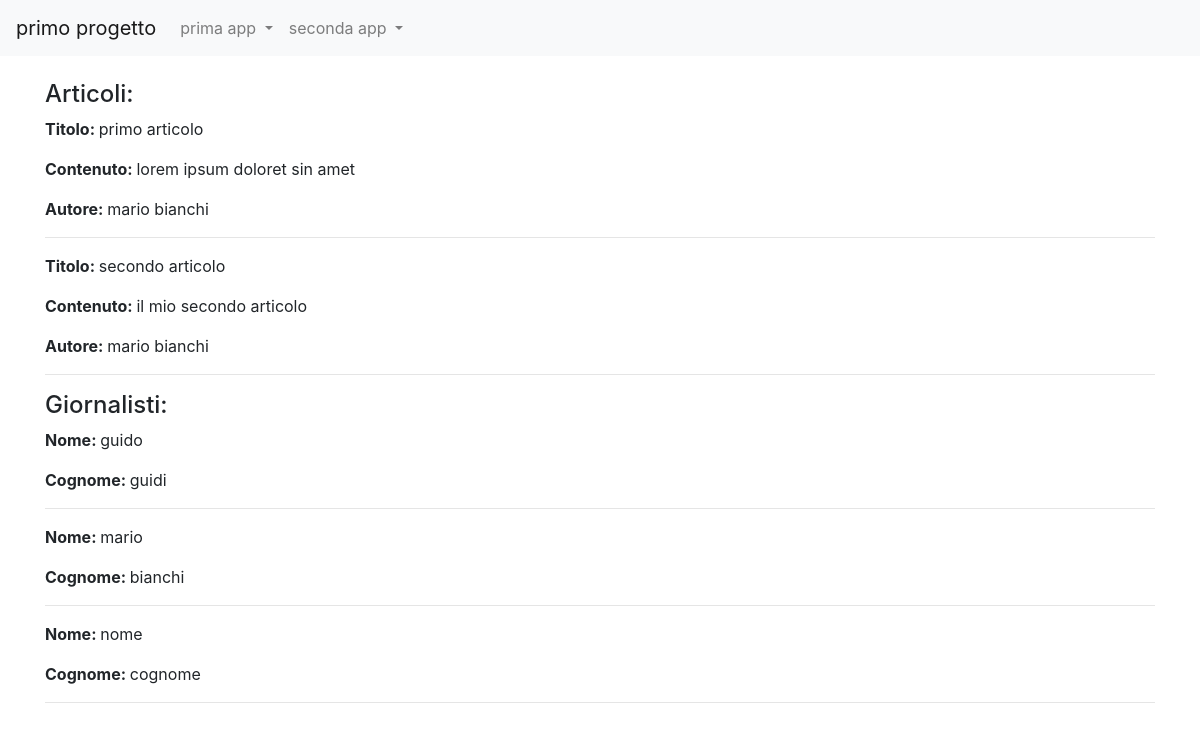
The page /news/ on the database as committed earlier.
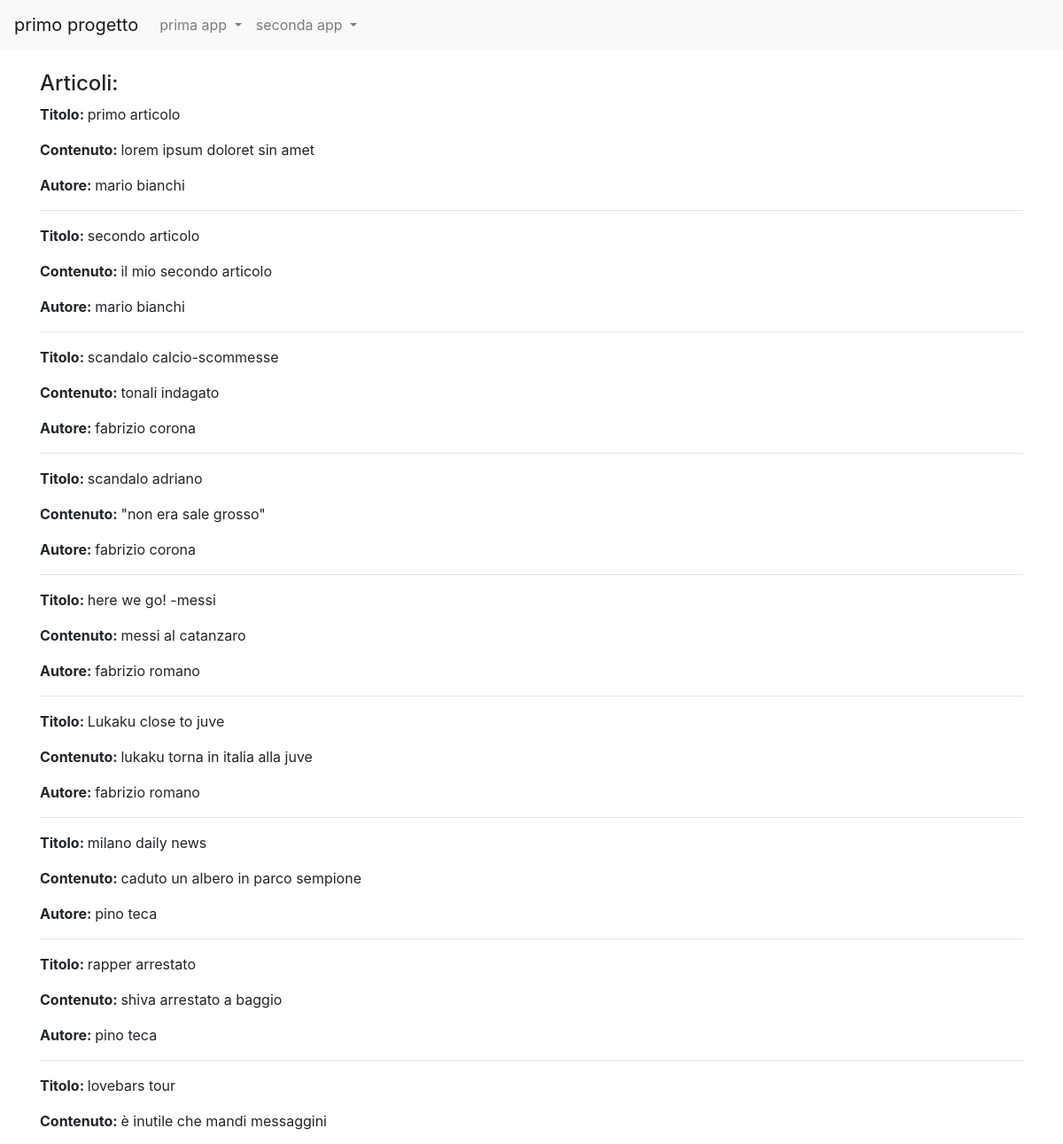
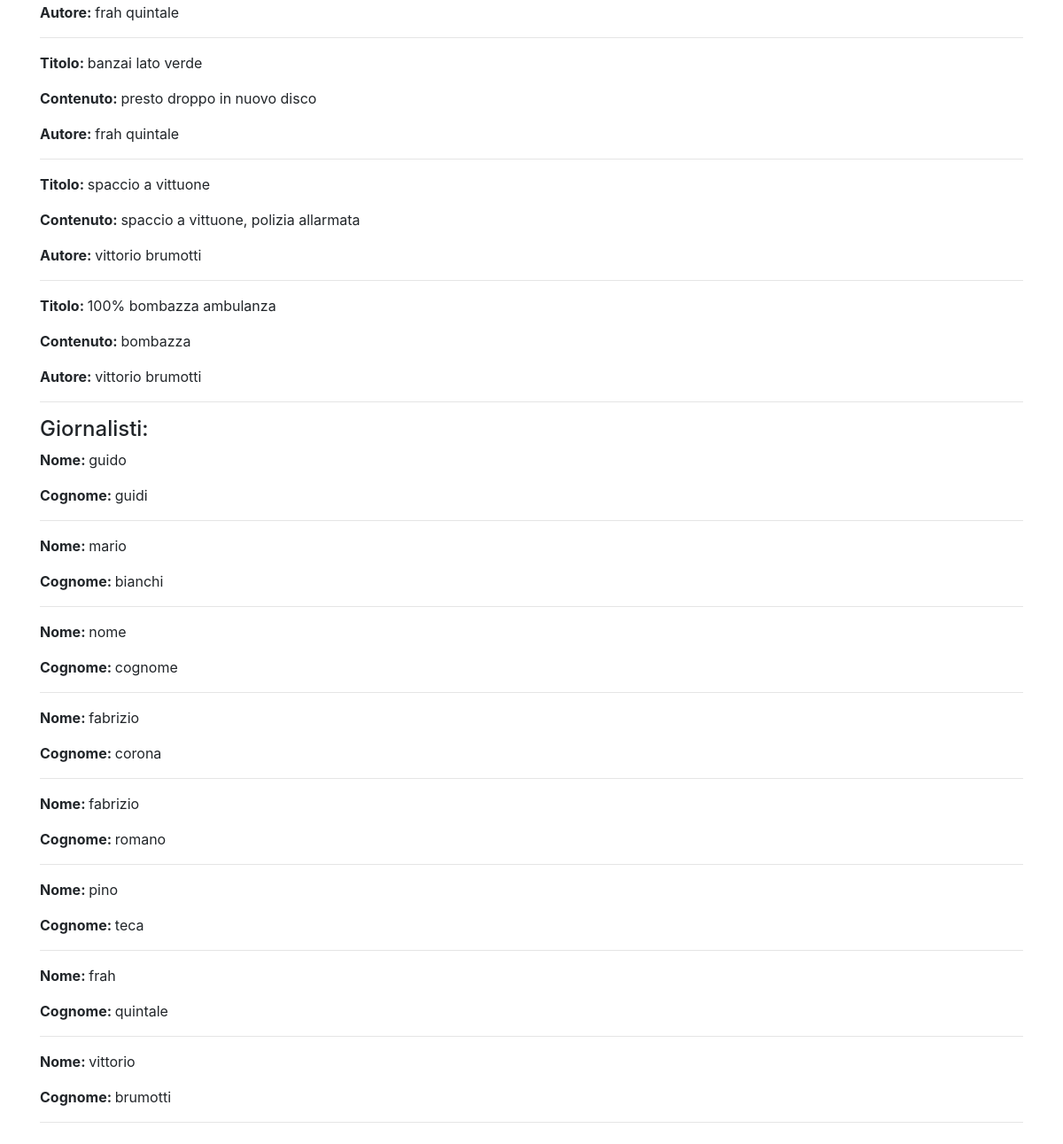
The same page on the database as committed later (2 pictures, top to bottom).
### news/models.py (models this page shows)
class Articolo(models.Model):
    titolo = models.CharField(max_length=100)
    contenuto = models.TextField()
    giornalista = models.ForeignKey(Giornalista, on_delete=models.CASCADE, related_name="articoli")
    data = models.DateField(auto_now=True, blank=True)
    visualizzazioni = models.IntegerField(default=0, blank=True)
    def __str__(self):
        return self.titolo
    class Meta:
        verbose_name="Articolo"
        verbose_name_plural="Articoli"

class Giornalista(models.Model):
    nome = models.CharField(max_length=20)
    cognome = models.CharField(max_length=20)
    anno_di_nascita = models.DateField(blank=True)
    def __str__(self):
        return self.nome + " " + self.cognome
    class Meta:
        verbose_name="Giornalista"
        verbose_name_plural="giornalisti"

### news/views.py (the view)
# urls.py: path('', home, name="homeview"),
def home(request):
        articoli = Articolo.objects.all()
        giornalisti = Giornalista.objects.all()
        context = {"articoli": articoli, "giornalisti": giornalisti}
        print(context)
        return render(request, "homepage1.html", context)

### news/templates/homepage1.html (shortened to what this page needs)
{% extends 'base.html' %}
{% block content %}
    <h4>Articoli: </h4>
        {% for articolo in articoli %}
            <p><strong>Titolo: </strong>{{ articolo.titolo }}</p>
            <p><strong>Contenuto: </strong>{{ articolo.contenuto }}</p>
            <p><strong>Autore: </strong>{{ articolo.giornalista }}</p>
            <hr>
        {% endfor %}
    <h4>Giornalisti: </h4>
    {% for giornalista in giornalisti %}
        <p><strong>Nome: </strong>{{ giornalista.nome }}</p>
        <p><strong>Cognome: </strong>{{ giornalista.cognome }}</p>
        <hr>
    {% endfor %}
{% endblock content %}

### templates/base.html (shortened to what this page needs)
{% load static %}
<!doctype html>
<html lang="en">
  <head>
    <link rel="stylesheet" href="https://cdn.jsdelivr.net/npm/bootstrap@4.5.3/dist/css/bootstrap.min.css">
  </head>
  <body>
    <nav class="navbar navbar-expand-lg navbar-light bg-light">
        <a class="navbar-brand" href="#">primo progetto</a>
        <div class="collapse navbar-collapse" id="navbarSupportedContent">
        <ul class="navbar-nav mr-auto">
            <li class="nav-item dropdown">
                <div class="nav-item dropdown">
                    <a class="nav-link dropdown-toggle" href="{% url 'prima_app:index'%}" id="navbarDropdown" role="button" data-toggle="dropdown" aria-haspopup="true" aria-expanded="false">
                    prima app
                    </a>
                </div>
            </li>
            <li class="nav-item dropdown">
                <div class="nav-item dropdown">
                    <a class="nav-link dropdown-toggle" href="{% url 'seconda_app:index_seconda_app'%}" id="navbarDropdown" role="button" data-toggle="dropdown" aria-haspopup="true" aria-expanded="false">
                    seconda app
                    </a>
            </div>
        </li>
    </ul>
</div>
    </nav>
    <div class="container my-4">
        {% block content  %}
        {% endblock content  %}
    </div>
  </body>
</html>

Rows that differ between the two databases and show on the page:
added Articolo: titolo "scandalo calcio-scommesse", contenuto "tonali indagato", giornalista "fabrizio corona"
added Articolo: titolo "scandalo adriano", contenuto "\"non era sale grosso\"", giornalista "fabrizio corona"
added Articolo: titolo "here we go! -messi", contenuto "messi al catanzaro", giornalista "fabrizio romano"
added Articolo: titolo "Lukaku close to juve", contenuto "lukaku torna in italia alla juve", giornalista "fabrizio romano"
added Articolo: titolo "milano daily news", contenuto "caduto un albero in parco sempione", giornalista "pino teca"
added Articolo: titolo "rapper arrestato", contenuto "shiva arrestato a baggio", giornalista "pino teca"
added Articolo: titolo "lovebars tour", contenuto "è inutile che mandi messaggini", giornalista "frah quintale"
added Articolo: titolo "banzai lato verde", contenuto "presto droppo in nuovo disco", giornalista "frah quintale"
added Articolo: titolo "spaccio a vittuone", contenuto "spaccio a vittuone, polizia allarmata", giornalista "vittorio brumotti"
added Articolo: titolo "100% bombazza ambulanza", contenuto "bombazza", giornalista "vittorio brumotti"
added Giornalista: nome "fabrizio", cognome "corona"
added Giornalista: nome "fabrizio", cognome "romano"
added Giornalista: nome "pino", cognome "teca"
added Giornalista: nome "frah", cognome "quintale"
added Giornalista: nome "vittorio", cognome "brumotti"
